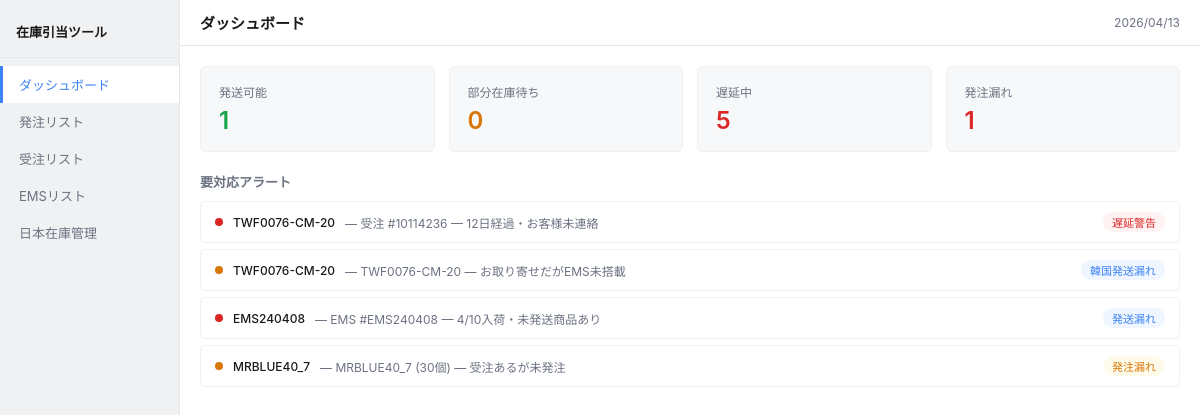
/dashboard, run on the app's committed database.
### models/alert.py (models this page shows, shortened)
class Alert(db.Model):
    __tablename__ = 'alerts'
    id = db.Column(db.Integer, primary_key=True)
    alert_type = db.Column(db.String(50), nullable=False)
    order_id = db.Column(db.Integer, db.ForeignKey('orders.id'), nullable=True)
    order_item_id = db.Column(db.Integer, db.ForeignKey('order_items.id'), nullable=True)
    product_code = db.Column(db.String(100), nullable=True)
    message = db.Column(db.Text, nullable=False)
    resolved_flag = db.Column(db.Boolean, default=False)
    resolved_at = db.Column(db.DateTime, nullable=True)
    created_at = db.Column(db.DateTime, default=datetime.now)
    order = db.relationship('Order', backref='alerts')
    order_item = db.relationship('OrderItem', backref='alerts')
    ALERT_TYPE_LABELS = {
        'purchase_missing': '発注漏れ',
        'korea_ship_missing': '韓国発送漏れ',
        'japan_arrival_missing': '日本入荷漏れ',
        'japan_ship_missing': '発送漏れ',
        'stock_shortage': '在庫不足',
        'delay_warning': '遅延警告',
    }
    @property
    def alert_type_label(self):
        return self.ALERT_TYPE_LABELS.get(self.alert_type, self.alert_type)

### routes/dashboard.py (the view)
@bp.route('/')
@bp.route('/dashboard')
def index():
    shippable = db.session.query(Order).filter(
        ~Order.id.in_(
            db.session.query(OrderItem.order_id).filter(
                OrderItem.status != 'fully_allocated'
            ).distinct()
        ),
        Order.status != 'shipped'
    ).count()
    partial = db.session.query(func.count(func.distinct(OrderItem.order_id))).filter(
        OrderItem.status == 'partial_waiting'
    ).scalar() or 0
    from datetime import datetime, timedelta
    threshold = datetime.now() - timedelta(days=7)
    delayed = db.session.query(Order).filter(
        Order.ordered_at < threshold,
        Order.status != 'shipped'
    ).count()
    purchase_missing = db.session.query(OrderItem).filter(
        OrderItem.inventory_type == 'お取り寄せ',
        OrderItem.status == 'pending',
        ~OrderItem.id.in_(
            db.session.query(Purchase.order_item_id).distinct()
        )
    ).count()
    alerts = Alert.query.filter_by(resolved_flag=False).order_by(Alert.created_at.desc()).limit(10).all()
    return render_template('dashboard.html',
                           shippable=shippable,
                           partial=partial,
                           delayed=delayed,
                           purchase_missing=purchase_missing,
                           alerts=alerts)

### app.py (called while the page is built)
def create_app():
    app = Flask(__name__)
    app.config.from_object(Config)
    db.init_app(app)
    from routes.dashboard import bp as dashboard_bp
    from routes.orders import bp as orders_bp
    from routes.purchases import bp as purchases_bp
    from routes.ems import bp as ems_bp
    from routes.japan_inventory import bp as japan_bp
    app.register_blueprint(dashboard_bp)
    app.register_blueprint(orders_bp)
    app.register_blueprint(purchases_bp)
    app.register_blueprint(ems_bp)
    app.register_blueprint(japan_bp)
    @app.context_processor
    def inject_now():
        return {'now': datetime.now().strftime('%Y/%m/%d')}
    with app.app_context():
        db.create_all()
    return app

### templates/dashboard.html
{% extends "base.html" %}
{% set active_page = "dashboard" %}
{% block content %}
<div class="topbar">
  <span class="page-title">ダッシュボード</span>
  <span class="topbar-date">{{ now }}</span>
</div>
<div style="flex:1;overflow:auto;">
  <div class="dash-grid">
    <div class="metric">
      <div class="metric-label">発送可能</div>
      <div class="metric-val success">{{ shippable }}</div>
    </div>
    <div class="metric">
      <div class="metric-label">部分在庫待ち</div>
      <div class="metric-val warning">{{ partial }}</div>
    </div>
    <div class="metric">
      <div class="metric-label">遅延中</div>
      <div class="metric-val danger">{{ delayed }}</div>
    </div>
    <div class="metric">
      <div class="metric-label">発注漏れ</div>
      <div class="metric-val danger">{{ purchase_missing }}</div>
    </div>
  </div>
  <div class="dash-section">
    <h3>要対応アラート</h3>
    {% if alerts %}
      {% for alert in alerts %}
      <div class="alert-row">
        <div class="alert-dot {% if alert.alert_type in ('delay_warning', 'japan_ship_missing') %}dot-red{% elif alert.alert_type in ('purchase_missing', 'korea_ship_missing') %}dot-yellow{% else %}dot-blue{% endif %}"></div>
        <span style="font-weight:500;">{{ alert.product_code or '' }}</span>
        <span style="color:var(--text-secondary);">— {{ alert.message }}</span>
        <span class="badge {% if alert.alert_type == 'delay_warning' %}badge-alert{% elif alert.alert_type == 'purchase_missing' %}badge-tori{% else %}badge-ems{% endif %}" style="margin-left:auto;">{{ alert.alert_type_label }}</span>
      </div>
      {% endfor %}
    {% else %}
      <div class="alert-row" style="color:var(--text-secondary);">
        現在、未解決のアラートはありません。
      </div>
    {% endif %}
  </div>
</div>
{% endblock %}

### static/css/style.css (style rules this page uses)
:root { --font-sans: -apple-system, BlinkMacSystemFont, "Segoe UI", Roboto, "Helvetica Neue", Arial, sans-serif; --bg-primary: #ffffff; --bg-secondary: #f7f8fa; --bg-sidebar: #f0f1f3; --text-primary: #1a1a1a; --text-secondary: #6b7280; --border: #e5e7eb; --border-light: #f0f0f0; --accent-blue: #3b82f6; --accent-blue-bg: #eff6ff; --accent-green: #16a34a; --accent-green-bg: #f0fdf4; --accent-yellow: #d97706; --accent-yellow-bg: #fffbeb; --accent-red: #dc2626; --accent-red-bg: #fef2f2; --accent-gray-bg: #f3f4f6; --radius-sm: 4px; --radius-md: 6px; --radius-lg: 10px; }
* { box-sizing: border-box; margin: 0; padding: 0; }
body { font-family: var(--font-sans); font-size: 13px; color: var(--text-primary); background: var(--bg-secondary); }
.topbar { padding: 12px 20px; border-bottom: 1px solid var(--border); display: flex; align-items: center; justify-content: space-between; background: var(--bg-primary); }
.page-title { font-size: 15px; font-weight: 600; }
.topbar-date { font-size: 12px; color: var(--text-secondary); }
.badge { display: inline-block; font-size: 11px; padding: 2px 9px; border-radius: 10px; font-weight: 500; white-space: nowrap; }
.badge-tori { background: var(--accent-yellow-bg); color: var(--accent-yellow); }
.badge-ems { background: var(--accent-blue-bg); color: var(--accent-blue); }
.badge-alert { background: var(--accent-red-bg); color: var(--accent-red); }
.dash-grid { display: grid; grid-template-columns: repeat(4, 1fr); gap: 14px; padding: 20px; }
.metric { background: var(--bg-secondary); border-radius: var(--radius-md); padding: 16px 18px; border: 1px solid var(--border-light); }
.metric-label { font-size: 12px; color: var(--text-secondary); margin-bottom: 6px; }
.metric-val { font-size: 24px; font-weight: 600; }
.metric-val.success { color: var(--accent-green); }
.metric-val.warning { color: var(--accent-yellow); }
.metric-val.danger { color: var(--accent-red); }
.dash-section { padding: 0 20px 20px; }
.dash-section h3 { font-size: 13px; font-weight: 600; margin-bottom: 10px; color: var(--text-secondary); }
.alert-row { display: flex; align-items: center; gap: 10px; padding: 10px 14px; border-radius: var(--radius-md); border: 1px solid var(--border-light); margin-bottom: 6px; font-size: 12px; }
.alert-dot { width: 8px; height: 8px; border-radius: 50%; flex-shrink: 0; }
.dot-red { background: #dc2626; }
.dot-yellow { background: #d97706; }

### data on the page
Alert: product_code "TWF0076-CM-20", message "受注 #10114236 — 12日経過・お客様未連絡", alert_type_label "遅延警告"
Alert: product_code "TWF0076-CM-20", message "TWF0076-CM-20 — お取り寄せだがEMS未搭載", alert_type_label "韓国発送漏れ"
Alert: product_code "EMS240408", message "EMS #EMS240408 — 4/10入荷・未発送商品あり", alert_type_label "発送漏れ"
Alert: product_code "MRBLUE40_7", message "MRBLUE40_7 (30個) — 受注あるが未発注", alert_type_label "発注漏れ"

### other printed values
{{ shippable }} "1"
{{ partial }} "0"
{{ delayed }} "5"
{{ purchase_missing }} "1"
